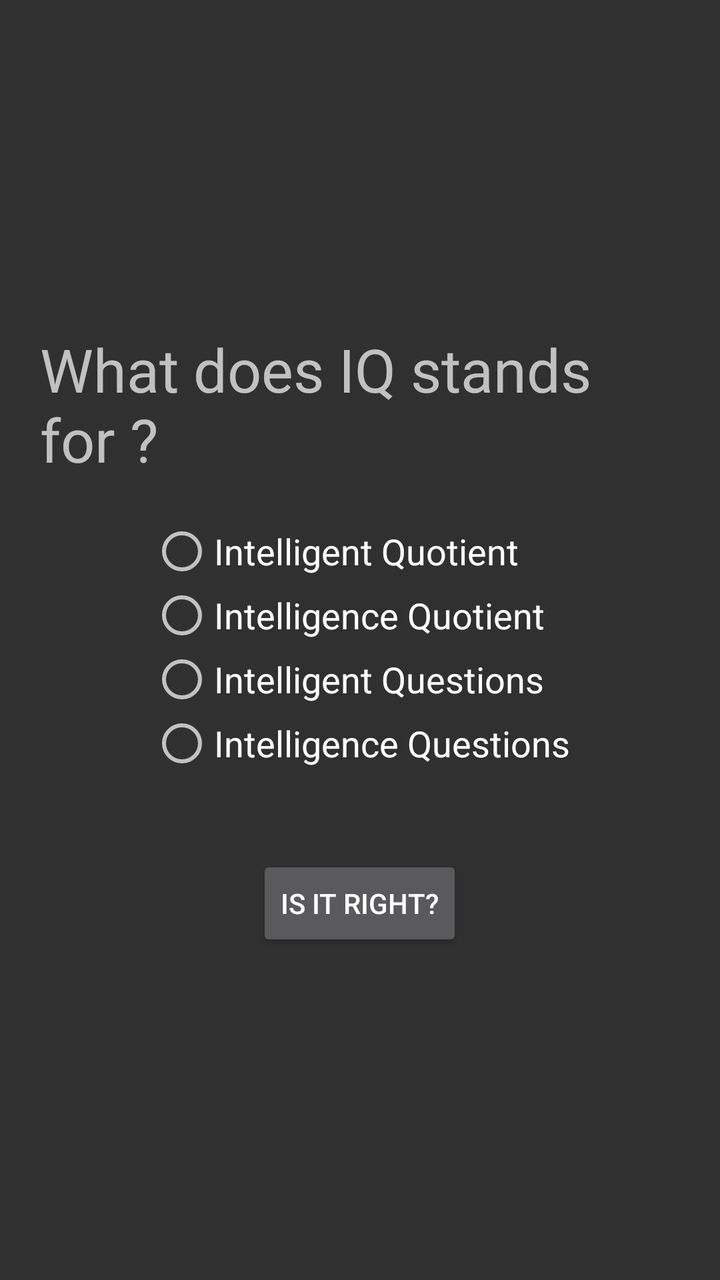
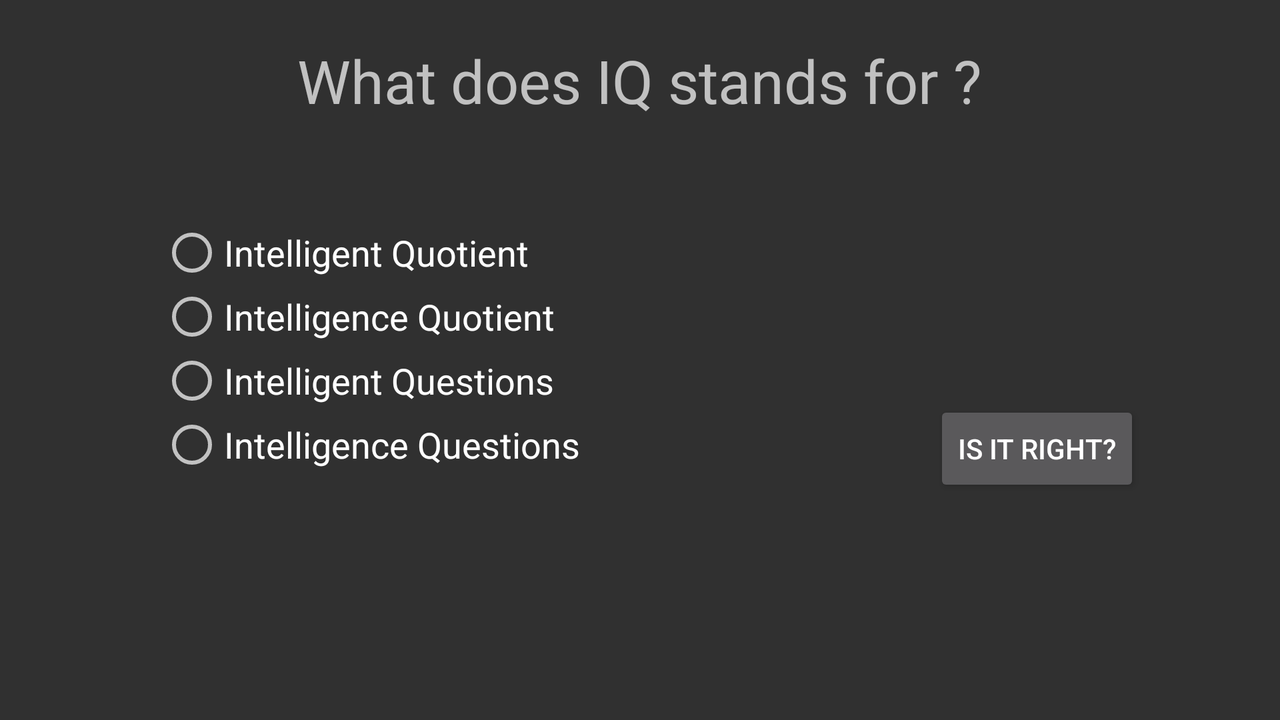

Compare how this app lays out the same screen by default and in its alternative resource folder. The renders come first, then the two layout files and the values they reference.
<!-- AndroidManifest.xml: application theme AppTheme -->
<!-- res/layout/activity_iq__full_form.xml -->
<?xml version="1.0" encoding="utf-8"?>
<LinearLayout xmlns:android="http://schemas.android.com/apk/res/android"
    xmlns:tools="http://schemas.android.com/tools"
    android:id="@+id/activity_iq__full_form"
    android:layout_width="match_parent"
    android:layout_height="match_parent"
    android:paddingBottom="@dimen/activity_vertical_margin"
    android:paddingLeft="@dimen/activity_horizontal_margin"
    android:paddingRight="@dimen/activity_horizontal_margin"
    android:paddingTop="@dimen/activity_vertical_margin"
    tools:context="com.itrio.iqtest.IQ_FullForm"
    android:orientation="vertical"
    android:gravity="center">

    <TextView
        android:layout_width="wrap_content"
        android:layout_height="wrap_content"
        android:text="What does IQ stands for ?"
        android:textSize="30sp"
        android:paddingBottom="20dp"/>

    <RadioGroup
        android:id="@+id/iq_rg"
        android:layout_width="wrap_content"
        android:layout_height="wrap_content"
        android:orientation="vertical"
        android:paddingBottom="40dp">
        <RadioButton
            android:layout_width="wrap_content"
            android:layout_height="wrap_content"
            android:text="Intelligent Quotient"
            android:textSize="18sp"
            android:id="@+id/iq1"/>
        <RadioButton
            android:layout_width="wrap_content"
            android:layout_height="wrap_content"
            android:text="Intelligence Quotient"
            android:textSize="18sp"
            android:id="@+id/iq2"/>
        <RadioButton
            android:layout_width="wrap_content"
            android:layout_height="wrap_content"
            android:text="Intelligent Questions"
            android:textSize="18sp"
            android:id="@+id/iq3"/>
        <RadioButton
            android:layout_width="wrap_content"
            android:layout_height="wrap_content"
            android:text="Intelligence Questions"
            android:textSize="18sp"
            android:id="@+id/iq4"/>


    </RadioGroup>

    <Button
        android:id="@+id/check"

        android:layout_width="wrap_content"
        android:layout_height="wrap_content"
        android:text="Is it right?"/>

</LinearLayout>
<!-- resources referenced by this layout -->
<resources>
  <dimen name="activity_horizontal_margin">20dp</dimen>
  <dimen name="activity_vertical_margin">20dp</dimen>
  <style name="AppTheme" parent="Theme.AppCompat">
          
          <item name="colorPrimary">@color/colorPrimary</item>
          <item name="colorPrimaryDark">@color/colorPrimaryDark</item>
          <item name="colorAccent">@color/colorAccent</item>
      </style>
  <color name="colorPrimary">#3F51B5</color>
  <color name="colorPrimaryDark">#303F9F</color>
  <color name="colorAccent">#00ddff</color>
</resources>
<!-- res/layout-land/activity_iq__full_form.xml (the repository's variant of the layout above) -->
<!-- drawn on the phone turned sideways -->
<?xml version="1.0" encoding="utf-8"?>
<LinearLayout xmlns:android="http://schemas.android.com/apk/res/android"
    xmlns:tools="http://schemas.android.com/tools"
    android:id="@+id/activity_iq__full_form"
    android:layout_width="match_parent"
    android:layout_height="match_parent"
    android:paddingBottom="@dimen/activity_vertical_margin"
    android:paddingLeft="@dimen/activity_horizontal_margin"
    android:paddingRight="@dimen/activity_horizontal_margin"
    android:paddingTop="@dimen/activity_vertical_margin"
    tools:context="com.itrio.iqtest.IQ_FullForm"
    android:orientation="vertical"
    android:gravity="center">

    <TextView
        android:layout_width="wrap_content"
        android:layout_height="wrap_content"
        android:text="What does IQ stands for ?"
        android:textSize="30sp"
        android:paddingBottom="20dp"/>

    <LinearLayout
        android:layout_width="match_parent"
        android:layout_height="match_parent">



    <RadioGroup
        android:id="@+id/iq_rg"
        android:layout_gravity="left"
        android:layout_width="wrap_content"
        android:layout_height="wrap_content"
        android:orientation="vertical"
        android:paddingLeft="60dp"
        android:paddingTop="30dp"
        android:paddingBottom="40dp">
        <RadioButton
            android:layout_width="wrap_content"
            android:layout_height="wrap_content"
            android:text="Intelligent Quotient"
            android:textSize="18sp"
            android:id="@+id/iq1"/>
        <RadioButton
            android:layout_width="wrap_content"
            android:layout_height="wrap_content"
            android:text="Intelligence Quotient"
            android:textSize="18sp"
            android:id="@+id/iq2"/>
        <RadioButton
            android:layout_width="wrap_content"
            android:layout_height="wrap_content"
            android:text="Intelligent Questions"
            android:textSize="18sp"
            android:id="@+id/iq3"/>
        <RadioButton
            android:layout_width="wrap_content"
            android:layout_height="wrap_content"
            android:text="Intelligence Questions"
            android:textSize="18sp"
            android:id="@+id/iq4"/>


    </RadioGroup>


        <LinearLayout
            android:layout_width="match_parent"
            android:layout_height="match_parent"
            android:orientation="vertical"
            android:paddingRight="50dp">

            <View
                android:layout_width="match_parent"
                android:layout_height="120dp"
/>
    <Button
        android:id="@+id/check"
        
        android:layout_width="wrap_content"
        android:layout_height="wrap_content"
        android:text="Is it right?"
        android:layout_gravity="right"/>
    </LinearLayout>
    </LinearLayout>

</LinearLayout>
